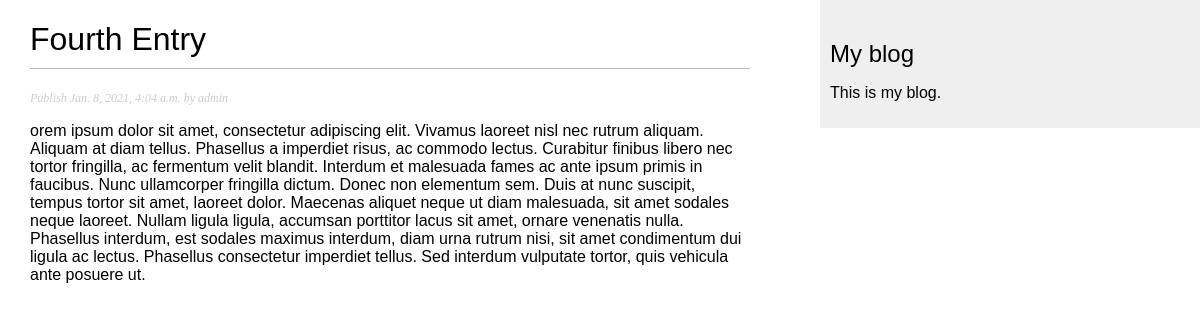
The app's page /blog/2021/1/8/fourth-entry/ with its own data.
### blog/models.py (models this page shows, shortened)
class Post(models.Model):
    STATUS_CHOICES = (
        ('draft', 'Draft'),
        ('published', 'Published'),
    )
    title = models.CharField(max_length=250)
    slug = models.SlugField(max_length=250,
                            unique_for_date='publish')
    author = models.ForeignKey(User,
                              on_delete=models.CASCADE,
                              related_name='blog_posts')
    body = models.TextField()
    publish = models.DateTimeField(default=timezone.now)
    created = models.DateTimeField(auto_now_add=True)
    updated = models.DateTimeField(auto_now=True)
    status = models.CharField(max_length=10,
                              choices=STATUS_CHOICES,
                              default='draft')
    objects = models.Manager() # The default manager.
    published = PublishedManager() # Our custom manager.
    class Meta:
        ordering = ('-publish',)

### blog/views.py (the view)
# urls.py: path('<int:year>/<int:month>/<int:day>/<slug:post>/', post_detail, name="post_detail"),
def post_detail(request, year, month, day, post):
    post = get_object_or_404(Post, slug=post,
                                   status='published',
                                   publish__year=year,
                                   publish__month=month,
                                   publish__day=day)
    return render(request,
                  'blog/post/detail.html',
                  {'post': post})

### blog/templates/blog/post/detail.html (shortened to what this page needs)
{% extends "blog/base.html" %}
{% block content %}
  <h1>{{ post.title }}</h1>
  <p class="date"> Publish {{ post.publish }} by {{ post.author }}
    </p>
    {{ post.body|linebreaks }}
    {% endblock %}

### blog/static/css/blog.css (style rules this page uses)
body { margin:0; padding:0; font-family:helvetica, sans-serif; }
h1 { font-weight:normal; border-bottom:1px solid #bbb; padding:0 0 10px 0; }
p.date { color:#ccc; font-family: georgia, serif; font-size: 12px; font-style: italic; }

### records on screen
Post: title "Fourth Entry", publish "Jan. 8, 2021, 4:04 a.m.", author "admin", body "orem ipsum dolor sit amet, consectetur adipiscing elit. Vivamus laoreet nisl nec rutrum aliquam. Aliquam at diam tellus. Phasellus a imperdiet risus, ac commodo lectus. Curabitur finibus libero nec tortor fringilla, ac fermentum velit blandit. Interdum et malesuada fames ac ante ipsum primis in faucibus. Nunc ullamcorper fringilla dictum. Donec non elementum sem. Duis at nunc suscipit, tempus tortor sit amet, laoreet dolor. Maecenas aliquet neque ut diam malesuada, sit amet sodales neque laoreet. Nullam ligula ligula, accumsan porttitor lacus sit amet, ornare venenatis nulla. Phasellus interdum, est sodales maximus interdum, diam urna rutrum nisi, sit amet condimentum dui ligula ac lectus.…"
